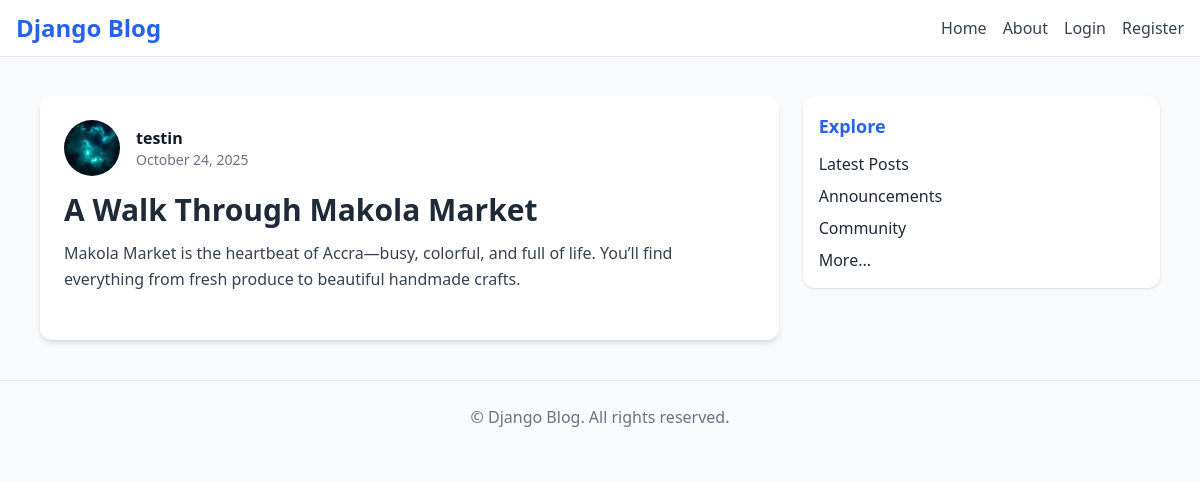
/post/67/, run on the app's committed database.
### blog/models.py (models this page shows, shortened)
class Post(models.Model):
    title = models.CharField(max_length=100)
    content = models.TextField()
    date_posted = models.DateTimeField(default=timezone.now)
    author = models.ForeignKey(User, on_delete=models.CASCADE)

### users/models.py (models this page shows, shortened)
class Profile(models.Model):
    user = models.OneToOneField(User, on_delete=models.CASCADE)
    bio = models.TextField(blank=True)
    image = models.ImageField(default='default.jpg', upload_to='profile_pics')

### blog/views.py (the view)
# urls.py: path('post/<int:pk>/', PostDetailView.as_view(), name='post-detail'),
class PostDetailView(DetailView):
    model = Post

### blog/templates/blog/post_detail.html (shortened to what this page needs)
{% extends "blog/base.html" %}
{% block content %}
<article class="bg-white rounded-xl shadow-md p-6">
  <div class="flex items-center space-x-4 mb-4">
    <img class="w-14 h-14 rounded-full object-cover" src="{{ object.author.profile.image.url }}" alt="Profile">
    <div>
      <a href="{% url 'user-posts' object.author.username %}" class="font-semibold text-gray-900 hover:text-blue-600">{{ object.author }}</a>
      <p class="text-sm text-gray-500">{{ object.date_posted|date:"F d, Y" }}</p>
    </div>
  </div>
  <h2 class="text-3xl font-semibold mb-3">{{ object.title }}</h2>
  <p class="text-gray-700 leading-relaxed mb-6">{{ object.content }}</p>
</article>
{% endblock %}

### data on the page
Post: author.profile.image (placeholder picture), author "testin", date_posted "October 24, 2025", title "A Walk Through Makola Market", content "Makola Market is the heartbeat of Accra—busy, colorful, and full of life. You’ll find everything from fresh produce to beautiful handmade crafts."
